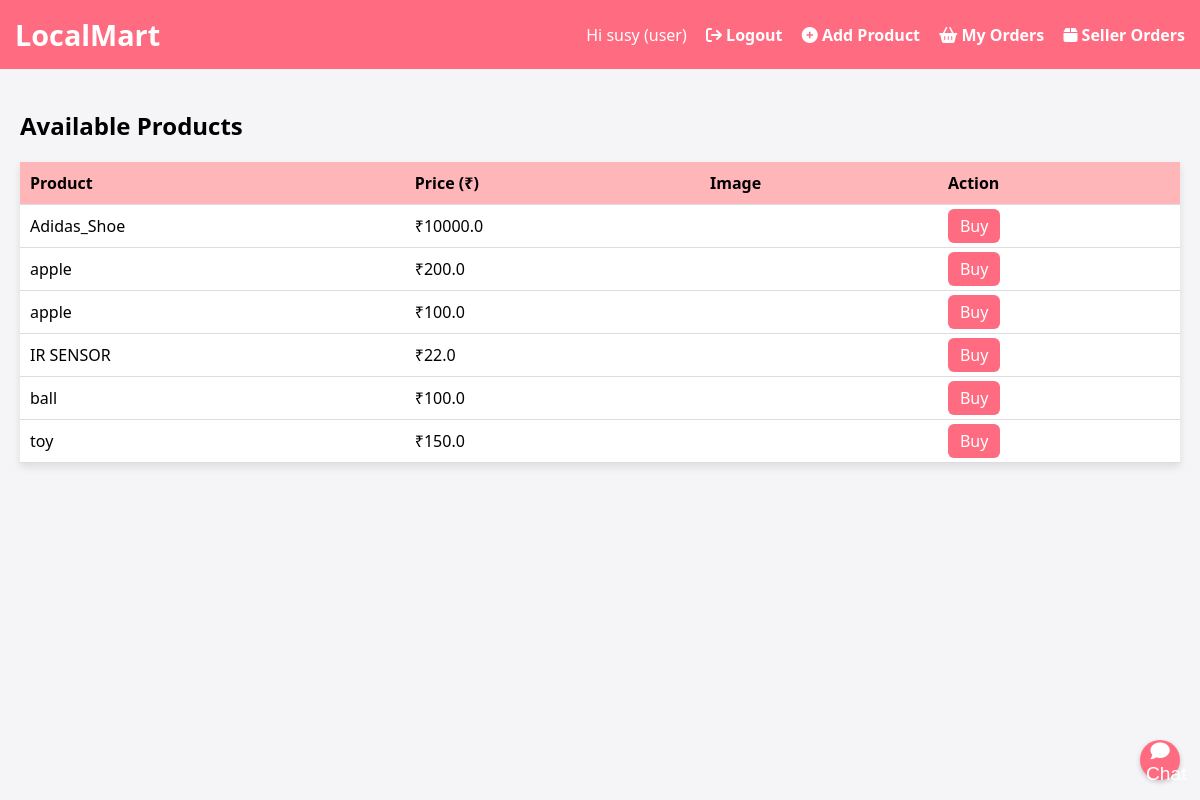
The page /home (signed in) on the database its author committed.
### tables this page shows
CREATE TABLE products (
        id INTEGER PRIMARY KEY,
        seller_id INTEGER,
        name TEXT NOT NULL,
        price REAL NOT NULL,
        image_url TEXT,
        color TEXT,
        size TEXT,
        variant TEXT,
        stock INTEGER,
        specifications TEXT,
        FOREIGN KEY (seller_id) REFERENCES users(id)
    );

### app.py (the view)
@app.route("/")
@app.route("/home")
def home():
    conn = get_db_connection()
    products = conn.execute("SELECT * FROM products").fetchall()
    conn.close()
    return render_template("home.html", products=products)

### app.py (called while the page is built)
def get_db_connection():
    conn = sqlite3.connect(DB_NAME)
    conn.row_factory = sqlite3.Row
    return conn

### templates/home.html (shortened to what this page needs)
<!DOCTYPE html>
<html>
  <head>
    <link
      rel="stylesheet"
      href="https://cdnjs.cloudflare.com/ajax/libs/font-awesome/6.5.0/css/all.min.css"
    />
  </head>
  <body>
    <header>
      <h1>LocalMart</h1>
      <nav>
        {% if 'username' in session %}
        <span>Hi {{ session['username'] }} ({{ session['role'] }})</span>
        <a href="{{ url_for('logout') }}"
          ><i class="fa fa-sign-out"></i> Logout</a
        >
        <a href="{{ url_for('add_product') }}"
          ><i class="fa fa-plus-circle"></i> Add Product</a
        >
        <a href="{{ url_for('my_orders') }}"
          ><i class="fa fa-shopping-basket"></i> My Orders</a
        >
        <a href="{{ url_for('seller_orders') }}"
          ><i class="fa fa-box"></i> Seller Orders</a
        >
         {% else %}
        <a href="{{ url_for('login') }}"><i class="fa fa-sign-in"></i> Login</a>
        <a href="{{ url_for('signup') }}"
          ><i class="fa fa-user-plus"></i> Signup</a
        >
        {% endif %}
      </nav>
    </header>
    <div class="container">
      <h2>Available Products</h2>
      <table>
        <tr>
          <th>Product</th>
          <th>Price (₹)</th>
          <th>Image</th>
          <th>Action</th>
        </tr>
        {% for p in products %}
        <tr>
          <td>{{ p['name'] }}</td>
          <td>₹{{ p['price'] }}</td>
          <td>
          </td>
          <td>
            <a class="btn" href="{{ url_for('buy', product_id=p['id']) }}"
              >Buy</a
            >
          </td>
        </tr>
        {% endfor %}
      </table>
    </div>
    <button id="chat-toggle-btn"><i class="fa fa-comment"></i> Chat</button>
  </body>
</html>

### templates/home.html (style rules this page uses)
body { font-family: "Segoe UI", sans-serif; background: #f5f5f7; margin: 0; padding: 0; }
header { background: #ff6b81; padding: 15px; color: white; display: flex; justify-content: space-between; align-items: center; }
header h1 { margin: 0; font-size: 1.8em; }
nav a { margin-left: 15px; color: white; text-decoration: none; font-weight: bold; }
.container { padding: 20px; }
table { width: 100%; border-collapse: collapse; background: white; box-shadow: 0 4px 8px rgba(0, 0, 0, 0.1); }
th, td { padding: 10px; text-align: left; border-bottom: 1px solid #ddd; }
th { background: #ffb6b9; }
.btn { background: #ff6b81; color: white; padding: 6px 12px; text-decoration: none; border-radius: 6px; }
#chat-toggle-btn, #chat-close-btn { background: #ff6b81; color: white; border: none; cursor: pointer; font-size: 1.2em; border-radius: 50%; width: 40px; height: 40px; box-shadow: 0 2px 5px rgba(0, 0, 0, 0.2); position: fixed; bottom: 20px; right: 20px; }
#chat-toggle-btn { display: block; }

### rows shown on the page
products: name "Adidas_Shoe", price "10000.0"
products: name "apple", price "200.0"
products: name "apple", price "100.0"
products: name "IR SENSOR", price "22.0"
products: name "ball", price "100.0"
products: name "toy", price "150.0"

### other values the page prints
{{ session['username'] }} "susy"
{{ session['role'] }} "user"
